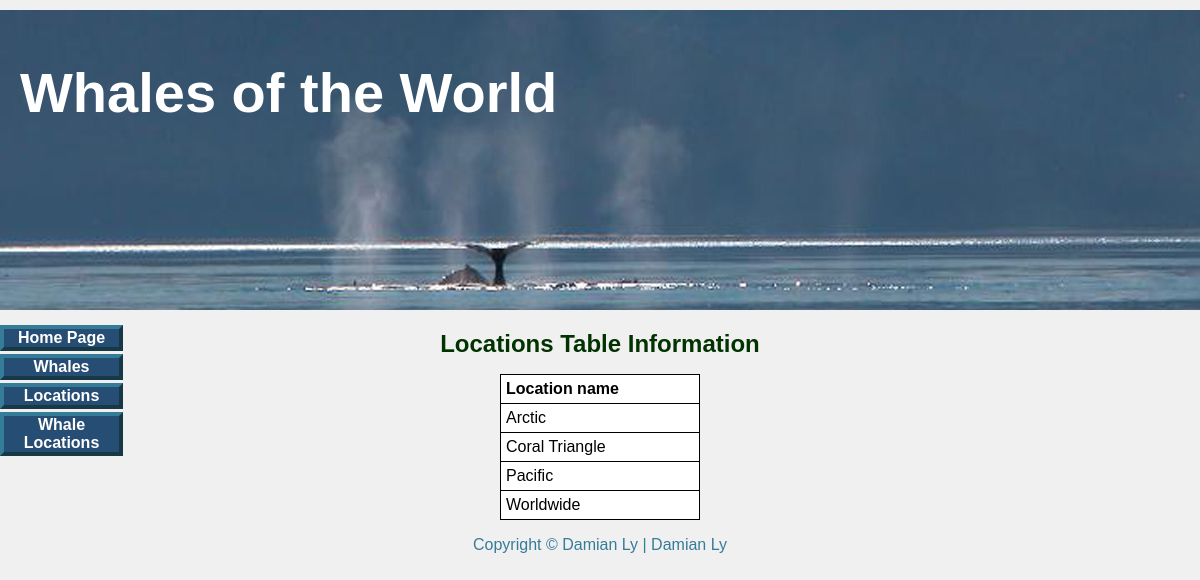
The app's page /locations.php with its own data.
### tables this page shows
CREATE TABLE `locations` (
  `location_id` int(11) NOT NULL,
  `location_name` char(15) NOT NULL
);

### locations.php (the view, shortened to what this page needs)
<!doctype html>
<html>
<head>
	<link rel="stylesheet" type="text/css" href="whales.css">
</head>
<body>
	<div id="container">
		<?php include("includes/header.php"); ?>
		<?php include("includes/nav.php"); ?>
		<div id="midcol">
				<h2>Locations Table Information</h2>
				<p>
					<?php
					require('mysqli_connect.php');
					$query = "SELECT location_name FROM locations ORDER BY location_name ASC";
					$result = @mysqli_query($dbcon, $query);
					if($result){
						echo '<table cellpadding="5"><tr>
						<td align="left"><b>Location name</b></td>
						</tr>';
						while($row = mysqli_fetch_array($result, MYSQLI_ASSOC)){
							echo '<tr>
								<td align="left">'. $row['location_name'].'</td>
								</tr>';
						}
						echo '</table>';
					}
					else{
						echo '<p class="error">This whale could not be retrieved.
						Please accept our apology for any inconvenience.</p>';
						echo '<p>'.mysqli_error($dbcon).'<br/><br/>Query: '.$query.'</p>';
						mysqli_close($dbcon);
					}
				?>
				</p>
			</div>
	</div>
	<div id="footer">
		<?php include("includes/footer.php"); ?>
	</div>
</body>
</html>

### whales.css (style rules this page uses)
h2 { font-size:150%; margin-bottom:0; color:#003300; text-align:center; }
#container { position:relative; min-width:960px; max-width:1200px; margin:auto; text-align:left; }
#midcol { margin-left:150px; margin-right:150px; }
#footer { text-align:center; color: #357C99; }

### locations.php (style rules this page uses)
table { width: 200px; background:white; color: black; border: 1px black solid; border-collapse: collapse; margin: auto; }
td { border: 1px black solid; padding: 1px 0 1px 4 px; text-align: left; }

### records on screen
locations: location_name "Arctic"
locations: location_name "Coral Triangle"
locations: location_name "Pacific"
locations: location_name "Worldwide"
